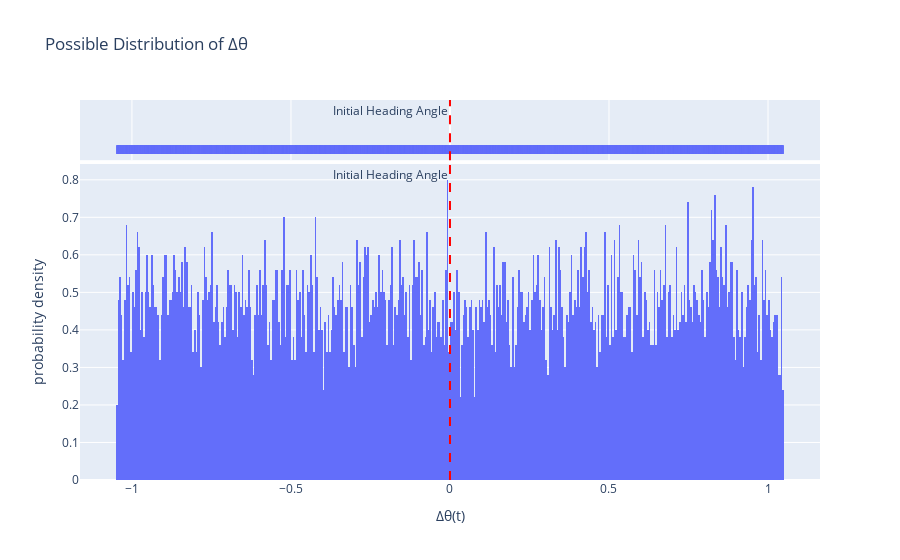
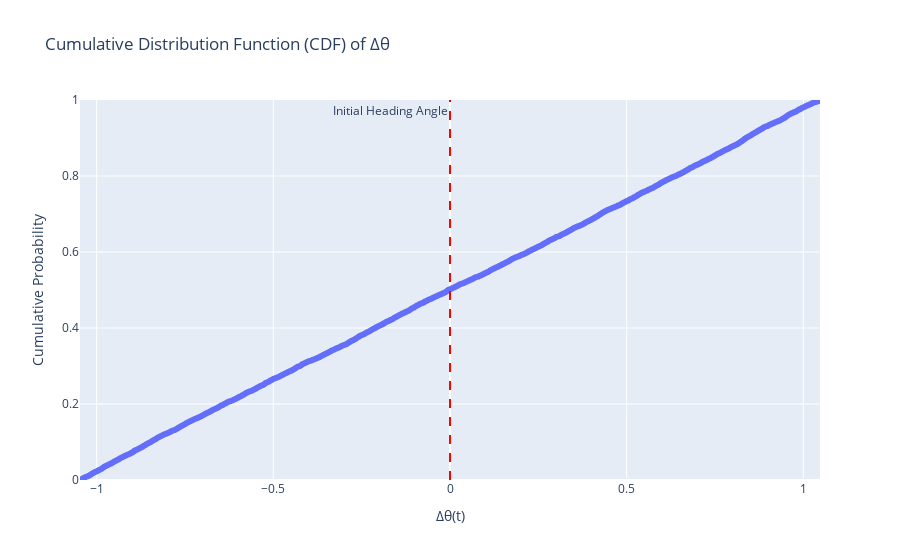

Notebook code for these charts, in order:
### Code cell
# Using Monte Carlo Simulation (generating large no. of samples, and understanding graph)
# Current heading angle at time t = 0
current_θ = 0.0  # Assume initial x position is 0.0

# Generate possible changes in position using Uniform distribution
low_change = np.pi*(-1/3)  # Lower bound of change in heading angle is -60 degrees
high_change = np.pi*(+1/3)  # Upper bound of change in heading angle is +60 degrees
num_samples = 10000  # Number of samples to generate

# Modeling the change as uniform
changes = (np.random.uniform(low_change, high_change, num_samples))
new_thetas = current_θ + changes

# Create DataFrame for new positions
df = pd.DataFrame({'New Theta': new_thetas})

# Plot wavefront using Plotly Express
fig = px.histogram(df, x='New Theta', nbins=500, histnorm='probability density',
                   title=f'Possible Distribution of Δθ',
                   labels={'New Theta': 'Δθ(t)'},
                   marginal='rug')
fig.add_vline(x=current_θ, line_dash="dash", line_color="red", 
              annotation_text="Initial Heading Angle", annotation_position="top left")
fig.show()

# Calculate the CDF (cumulative distribution function)
sorted_thetas = np.sort(new_thetas)  # Sort thetas in ascending order
cdf_values = np.arange(len(sorted_thetas)) / (len(sorted_thetas) - 1)  # Calculate CDF values

# Create DataFrame for CDF plot
cdf_df = pd.DataFrame({'New Theta': sorted_thetas, 'CDF': cdf_values})

# Plot CDF using Plotly Express
fig = px.scatter(cdf_df, x='New Theta', y='CDF',
                 title='Cumulative Distribution Function (CDF) of Δθ',
                 labels={'New Theta': 'Δθ(t)', 'CDF': 'Cumulative Probability'})
fig.add_vline(x=current_θ, line_dash="dash", line_color="red",
              annotation_text="Initial Heading Angle", annotation_position="top left")
fig.update_layout(xaxis_range=[low_change, high_change], yaxis_range=[0, 1])  # Set axis ranges for clarity
fig.show()

### Figure 1 — Plotly figure (JSON) as saved in the notebook; plotly's stock layout.template omitted (floating-point values rounded to 4 significant figures; data arrays with more than 128 entries replaced by an {"elided": "..."} marker saying what was removed)
{"data": [{"alignmentgroup": "True", "bingroup": "x", "histnorm": "probability density", "hovertemplate": "Δθ(t)=%{x}<br>probability density=%{y}<extra></extra>", "legendgroup": "", "marker": {"color": "#636efa", "pattern": {"shape": ""}}, "name": "", "nbinsx": 500, "offsetgroup": "", "orientation": "v", "showlegend": false, "type": "histogram", "x": {"elided": "10000 float values"}, "xaxis": "x", "yaxis": "y"}, {"alignmentgroup": "True", "boxpoints": "all", "fillcolor": "rgba(255,255,255,0)", "hoveron": "points", "hovertemplate": "Δθ(t)=%{x}<extra></extra>", "jitter": 0, "legendgroup": "", "line": {"color": "rgba(255,255,255,0)"}, "marker": {"color": "#636efa", "symbol": "line-ns-open"}, "name": "", "offsetgroup": "", "showlegend": false, "type": "box", "x": {"elided": "10000 float values"}, "xaxis": "x2", "yaxis": "y2"}], "layout": {"annotations": [{"showarrow": false, "text": "Initial Heading Angle", "x": 0, "xanchor": "right", "xref": "x", "y": 1, "yanchor": "top", "yref": "y domain"}, {"showarrow": false, "text": "Initial Heading Angle", "x": 0, "xanchor": "right", "xref": "x2", "y": 1, "yanchor": "top", "yref": "y2 domain"}], "barmode": "relative", "legend": {"tracegroupgap": 0}, "shapes": [{"line": {"color": "red", "dash": "dash"}, "type": "line", "x0": 0, "x1": 0, "xref": "x", "y0": 0, "y1": 1, "yref": "y domain"}, {"line": {"color": "red", "dash": "dash"}, "type": "line", "x0": 0, "x1": 0, "xref": "x2", "y0": 0, "y1": 1, "yref": "y2 domain"}], "title": {"text": "Possible Distribution of Δθ"}, "xaxis": {"anchor": "y", "domain": [0, 1], "title": {"text": "Δθ(t)"}}, "xaxis2": {"anchor": "y2", "domain": [0, 1], "matches": "x", "showgrid": true, "showticklabels": false}, "yaxis": {"anchor": "x", "domain": [0, 0.8316], "title": {"text": "probability density"}}, "yaxis2": {"anchor": "x2", "domain": [0.8416, 1], "matches": "y2", "showgrid": false, "showline": false, "showticklabels": false, "ticks": ""}}}

### Figure 2 — Plotly figure (JSON) as saved in the notebook; plotly's stock layout.template omitted (floating-point values rounded to 4 significant figures; data arrays with more than 128 entries replaced by an {"elided": "..."} marker saying what was removed)
{"data": [{"hovertemplate": "Δθ(t)=%{x}<br>Cumulative Probability=%{y}<extra></extra>", "legendgroup": "", "marker": {"color": "#636efa", "symbol": "circle"}, "mode": "markers", "name": "", "showlegend": false, "type": "scattergl", "x": {"elided": "10000 float values"}, "xaxis": "x", "y": {"elided": "10000 float values"}, "yaxis": "y"}], "layout": {"annotations": [{"showarrow": false, "text": "Initial Heading Angle", "x": 0, "xanchor": "right", "xref": "x", "y": 1, "yanchor": "top", "yref": "y domain"}], "legend": {"tracegroupgap": 0}, "shapes": [{"line": {"color": "red", "dash": "dash"}, "type": "line", "x0": 0, "x1": 0, "xref": "x", "y0": 0, "y1": 1, "yref": "y domain"}], "title": {"text": "Cumulative Distribution Function (CDF) of Δθ"}, "xaxis": {"anchor": "y", "domain": [0, 1], "range": [-1.047, 1.047], "title": {"text": "Δθ(t)"}}, "yaxis": {"anchor": "x", "domain": [0, 1], "range": [0, 1], "title": {"text": "Cumulative Probability"}}}}
